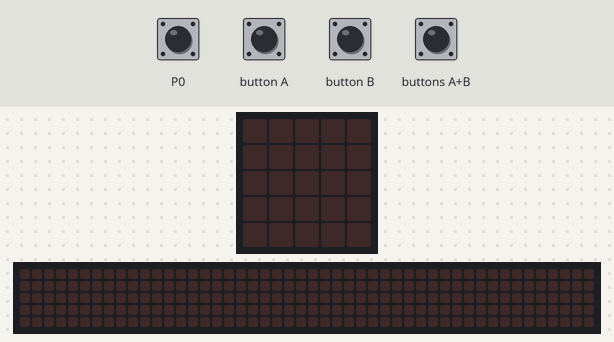
Bench run of a program on a simulated BBC micro:bit (MakeCode). Parts: the board's 5×5 LED display, a strip that is not on the board, showing the scrolling text unrolled. Inputs (shaded band) come from the test bench. Random numbers come from a fixed seed; the 48×5 strip is a reading aid, not a part: it shows the text the display is scrolling, unrolled, one strip-width of it at a time.

Above: at 1.2 s.
1.3 s: touch pin P0 pressed for 0.15 s
At 1.9 s:
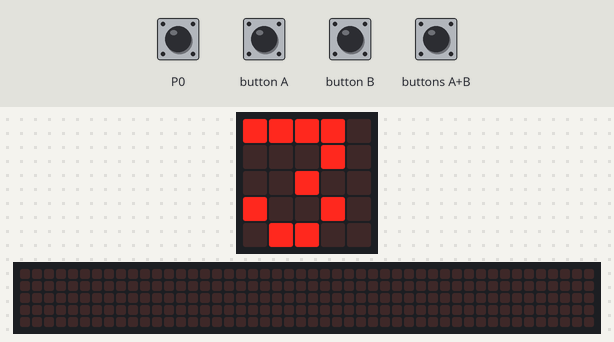
4.3 s: button A pressed for 0.15 s
At 6.87 s:
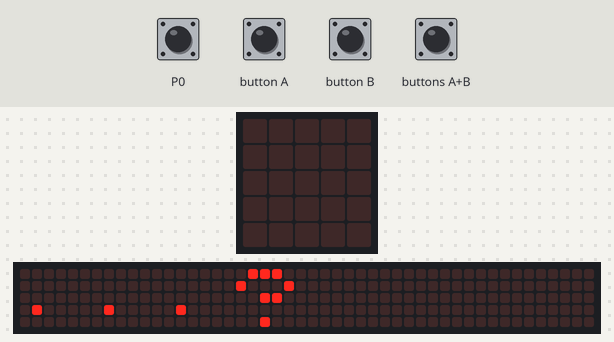
7.4 s: button B pressed for 0.15 s
10.5 s: touch pin P0 pressed 2 times (0.12 s each, 0.3 s apart)
At 22.6 s:
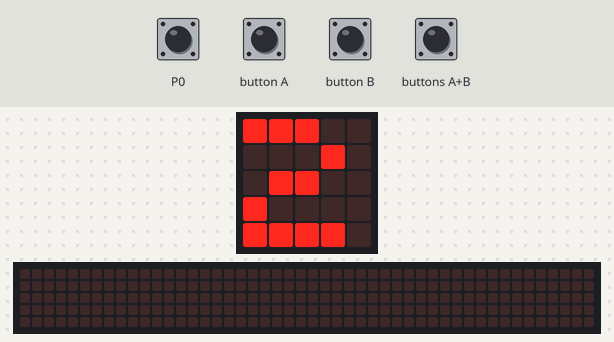

Measured:
- after the input at 1.3 s, the display: changes after 0.15 s (image 1)
- what the display in image 1 shows lasts 0.7 s, from 1.5 s to 2.2 s
- what the display in image 3 shows lasts 0.8 s, from 22.0 s to 22.8 s

The program:

main.ts
```typescript
input.onPinPressed(TouchPin.P0, function () {
    basic.showNumber(randint(1, 10))
    basic.showString("AMOR")
})
input.onButtonPressed(Button.A, function () {
    basic.showString("...?")
})
input.onButtonPressed(Button.AB, function () {
    basic.showString("Hola")
})
input.onButtonPressed(Button.B, function () {
    basic.showString("UwU")
})
basic.forever(function () {

})
```

test.ts
```typescript
// aquí va el archivo "tests"; esto no se compilará cuando este paquete se utilice como una extensión.
```
